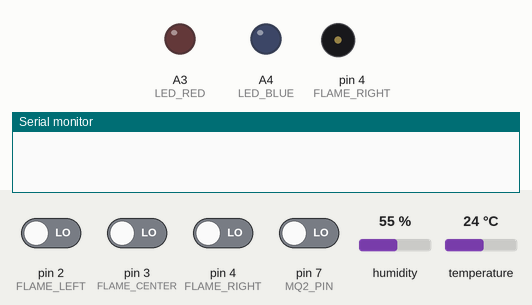
Bench run of a sketch on a simulated Arduino Uno, built with avr-gcc and run on an emulated ATmega328P. Shown: output pins drawn as LEDs (lit = HIGH), buzzer (waves = sounding), the last lines printed to the serial monitor. Inputs (shaded band) come from the test bench; at power-on: pin 2 (FLAME_LEFT), pin 3 (FLAME_CENTER), pin 4 (FLAME_RIGHT), pin 7 (MQ2_PIN) LOW, humidity 55 %, temperature 24 °C.

Above: at 0.1 s.
At 3.3 s:
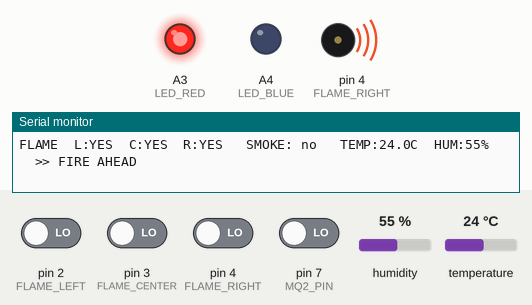
3.4 s: pin 2 (FLAME_LEFT) driven HIGH
5.6 s: pin 3 (FLAME_CENTER) driven HIGH
7.8 s: pin 7 (MQ2_PIN) driven HIGH
10.0 s: pin 2 (FLAME_LEFT) driven LOW
12.3 s: pin 3 (FLAME_CENTER) driven LOW
14.6 s: pin 2 (FLAME_LEFT) driven HIGH and pin 4 (FLAME_RIGHT) driven HIGH
Timing chart, 0 to 17.6 s (numbered marks = the images above; inputs shaded):
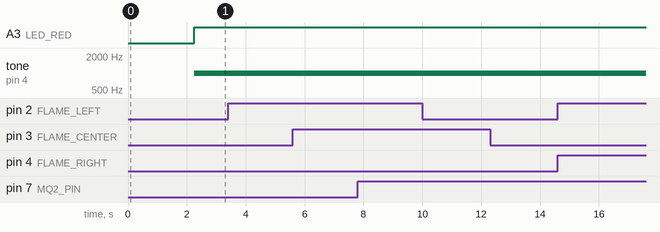

The sketch:

flame_detection.ino
```cpp
/*
 * ============================================================
 *  FireBot — Flame Detection Test
 *  flame_detection.ino
 * ============================================================
 *  Purpose:
 *    Test all three flame sensors, the MQ-2 smoke sensor,
 *    DHT11 temperature/humidity, and alert outputs (buzzer,
 *    red/blue LEDs) independently before integrating into
 *    the main sketch.
 *
 *  Use this sketch to:
 *    1. Confirm each flame sensor triggers correctly
 *         (use a lighter — carefully — or an IR remote as a test source)
 *    2. Verify LEFT / CENTER / RIGHT direction logic
 *    3. Check MQ-2 responds to smoke
 *    4. Confirm DHT11 reads sensible temperature and humidity
 *    5. Verify buzzer and alert LEDs work
 *
 *  Pins used:
 *    D2  = Flame sensor LEFT  (active LOW)
 *    D3  = Flame sensor CENTER (active LOW)
 *    D4  = Flame sensor RIGHT  (active LOW) / Buzzer
 *    D7  = MQ-2 digital out
 *    D8  = DHT11 data
 *    A3  = Red LED
 *    A4  = Blue LED
 *
 *  Open Serial Monitor at 9600 baud to watch sensor output.
 * ============================================================
 */

#include <DHT.h>

// ── Pin Definitions ─────────────────────────────────────────

#define FLAME_LEFT    2
#define FLAME_CENTER  3
#define FLAME_RIGHT   4   // also used as buzzer pin in this test

#define MQ2_PIN       7
#define DHT_PIN       8
#define DHT_TYPE      DHT11

#define LED_RED       A3
#define LED_BLUE      A4

// Buzzer is driven with tone() on FLAME_RIGHT pin (D4)
// Only do this in isolation tests — in the main sketch
// the buzzer is on the same pin and flame sensor is input.
// In final wiring, separate the buzzer to a dedicated pin.
#define BUZZER_PIN    4

// ── Objects ──────────────────────────────────────────────────

DHT dht(DHT_PIN, DHT_TYPE);

// ── setup() ─────────────────────────────────────────────────

void setup() {
  Serial.begin(9600);

  pinMode(FLAME_LEFT,   INPUT);
  pinMode(FLAME_CENTER, INPUT);
  pinMode(FLAME_RIGHT,  INPUT);
  pinMode(MQ2_PIN,      INPUT);

  pinMode(LED_RED,  OUTPUT);
  pinMode(LED_BLUE, OUTPUT);

  digitalWrite(LED_RED,  LOW);
  digitalWrite(LED_BLUE, LOW);

  dht.begin();
  delay(2000); // let DHT stabilise

  Serial.println("====================================");
  Serial.println("  FireBot — Flame Detection Test");
  Serial.println("====================================");
  Serial.println("Bring a flame or IR source near each");
  Serial.println("sensor to test LEFT / CENTER / RIGHT.");
  Serial.println("====================================");
}

// ── loop() ──────────────────────────────────────────────────

void loop() {

  // ── Read flame sensors (active LOW) ───────────────────
  bool fLeft   = (digitalRead(FLAME_LEFT)   == LOW);
  bool fCenter = (digitalRead(FLAME_CENTER) == LOW);
  bool fRight  = (digitalRead(FLAME_RIGHT)  == LOW);
  bool smoke   = (digitalRead(MQ2_PIN)      == HIGH);

  // ── Read DHT11 ────────────────────────────────────────
  float temp = dht.readTemperature();
  float hum  = dht.readHumidity();

  // ── Print sensor status ───────────────────────────────
  Serial.print("FLAME  L:");
  Serial.print(fLeft   ? "YES" : " no");
  Serial.print("  C:");
  Serial.print(fCenter ? "YES" : " no");
  Serial.print("  R:");
  Serial.print(fRight  ? "YES" : " no");
  Serial.print("   SMOKE:");
  Serial.print(smoke   ? "YES" : " no");

  if (!isnan(temp) && !isnan(hum)) {
    Serial.print("   TEMP:");
    Serial.print(temp, 1);
    Serial.print("C  HUM:");
    Serial.print(hum, 0);
    Serial.print("%");
  } else {
    Serial.print("   DHT: read error");
  }

  // ── Direction interpretation ──────────────────────────
  if (fLeft || fCenter || fRight || smoke) {
    Serial.print("   >> ");
    if      (fCenter)              Serial.print("FIRE AHEAD");
    else if (fLeft  && !fRight)    Serial.print("FIRE LEFT");
    else if (fRight && !fLeft)     Serial.print("FIRE RIGHT");
    else if (fLeft  && fRight)     Serial.print("FIRE BOTH SIDES");
    if      (smoke)                Serial.print(" + SMOKE");

    // Alert outputs
    tone(BUZZER_PIN, 1000);
    digitalWrite(LED_RED,  HIGH);
    digitalWrite(LED_BLUE, LOW);
  } else {
    // All clear
    noTone(BUZZER_PIN);
    digitalWrite(LED_RED,  LOW);
    digitalWrite(LED_BLUE, LOW);
  }

  Serial.println();
  delay(300);
}
```
